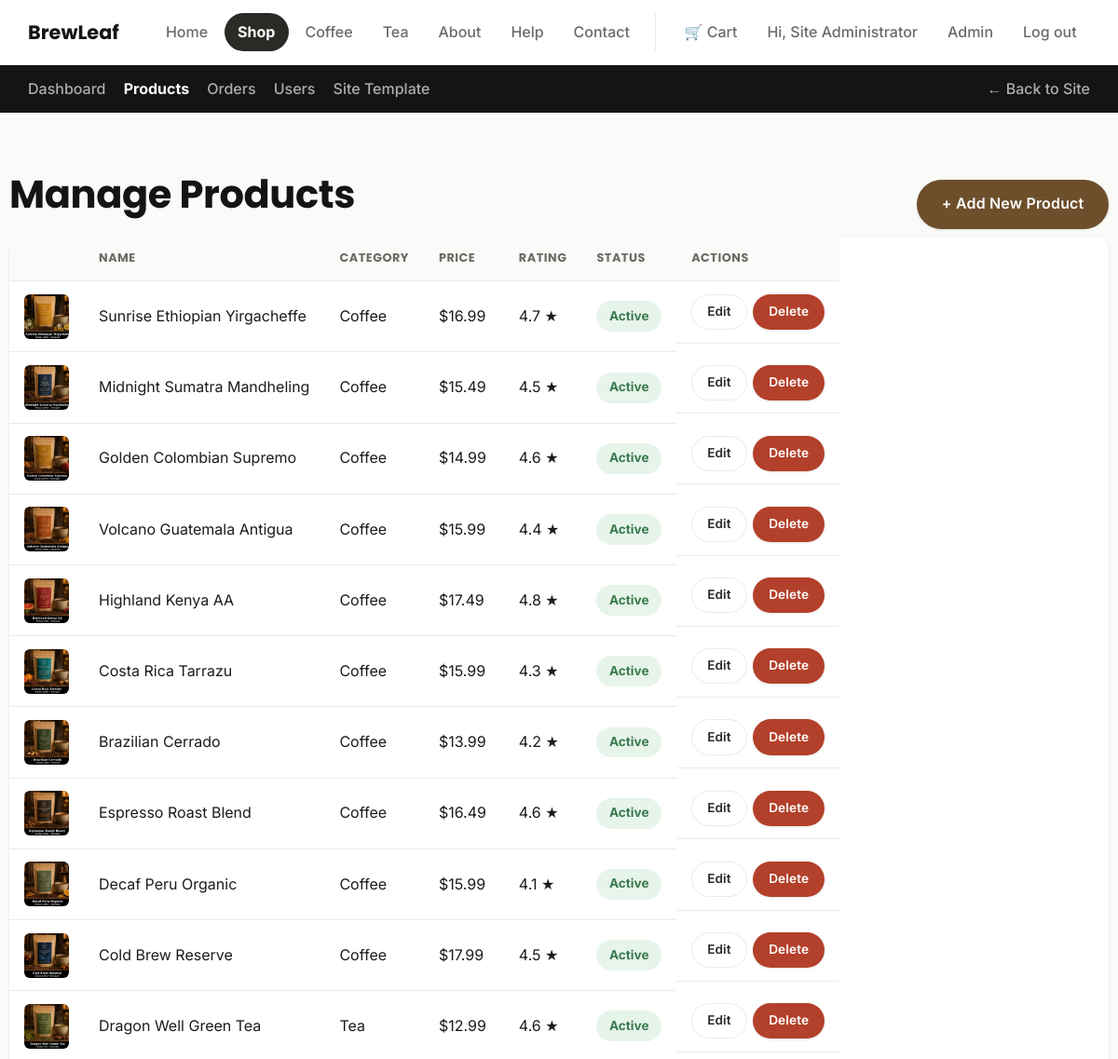
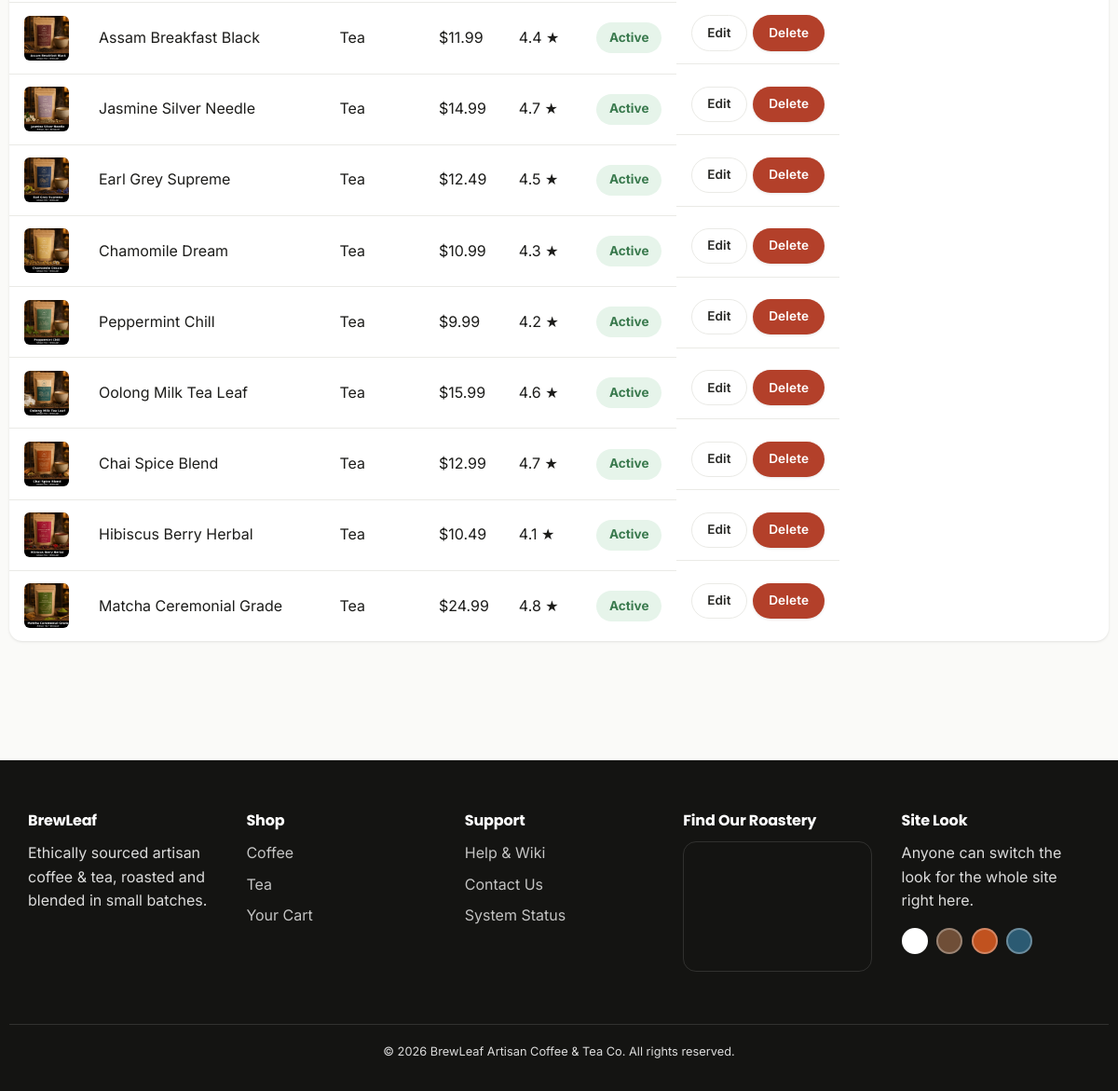
/admin/products.php (signed in), run on the app's committed database (2 pictures, top to bottom).
### tables this page shows
CREATE TABLE products (
    id              INT UNSIGNED AUTO_INCREMENT PRIMARY KEY,
    name            VARCHAR(120) NOT NULL,
    slug            VARCHAR(140) NOT NULL UNIQUE,
    category        ENUM('coffee','tea') NOT NULL,
    origin          VARCHAR(80)  NOT NULL,
    description     TEXT NOT NULL,
    base_price      DECIMAL(6,2) NOT NULL,
    image           VARCHAR(255) NOT NULL,
    rating_avg      DECIMAL(2,1) NOT NULL DEFAULT 0.0,
    rating_count    INT UNSIGNED NOT NULL DEFAULT 0,
    is_active       TINYINT(1) NOT NULL DEFAULT 1,
    created_at      TIMESTAMP NOT NULL DEFAULT CURRENT_TIMESTAMP
);

CREATE TABLE site_settings (
    setting_key     VARCHAR(60) PRIMARY KEY,
    setting_value   VARCHAR(255) NOT NULL
);

### includes/functions.php (called while the page is built, shortened)
<?php
function h(?string $value): string
{
    return htmlspecialchars($value ?? '', ENT_QUOTES, 'UTF-8');
}
function money(float $amount): string
{
    return '$' . number_format($amount, 2);
}

### admin/products.php (the view, shortened to what this page needs)
<?php
require_once __DIR__ . '/../config/db.php';
require_once __DIR__ . '/../includes/functions.php';
$products = $conn->query('SELECT id, name, category, base_price, image, is_active, rating_avg FROM products ORDER BY id');
require_once __DIR__ . '/../includes/header.php';
require_once __DIR__ . '/../includes/admin-nav.php';
?>
<section class="section container">
  <div class="header-row">
    <h1>Manage Products</h1>
    <a href="product-edit.php" class="btn btn-accent">+ Add New Product</a>
  </div>
  <table>
    <thead><tr><th></th><th>Name</th><th>Category</th><th>Price</th><th>Rating</th><th>Status</th><th>Actions</th></tr></thead>
    <tbody>
      <?php while ($p = $products->fetch_assoc()): ?>
        <tr>
          <td><img src="<?= h($p['image']) ?>" alt="" class="table-thumb"></td>
          <td><?= h($p['name']) ?></td>
          <td><?= h(ucfirst($p['category'])) ?></td>
          <td><?= money((float) $p['base_price']) ?></td>
          <td><?= h($p['rating_avg']) ?> &#9733;</td>
          <td><span class="status-pill status-<?= $p['is_active'] ? 'online' : 'offline' ?>"><?= $p['is_active'] ? 'Active' : 'Hidden' ?></span></td>
          <td class="table-actions">
            <a class="btn btn-sm btn-outline" href="product-edit.php?id=<?= (int) $p['id'] ?>">Edit</a>
            <form method="post" action="products.php" data-confirm="Delete this product permanently?">
              <button type="submit" class="btn btn-sm btn-danger">Delete</button>
            </form>
          </td>
        </tr>
      <?php endwhile; ?>
    </tbody>
  </table>
</section>
<?php require_once __DIR__ . '/../includes/footer.php'; ?>

### assets/css/variables.css (style rules this page uses)
:root { --color-bg: #faf7f2; --color-surface: #ffffff; --color-text: #2b2320; --color-text-muted: #6b5f57; --color-primary: #6f4e37; --color-primary-dark: #4a3225; --color-accent: #c98a3b; --color-accent-dark: #966732; --color-border: #e7ddd2; --color-success: #3a7a4e; --color-success-bg: #e6f4ea; --color-success-border: #bfe3c9; --color-danger: #b3402a; --color-danger-bg: #fbe9e5; --color-danger-border: #f0c3b8; --font-heading: 'Poppins', 'Segoe UI', sans-serif; --font-body: 'Inter', 'Segoe UI', sans-serif; --radius-sm: 8px; --radius: 14px; --radius-lg: 22px; --shadow-sm: 0 1px 3px rgba(0, 0, 0, .1); --shadow-md: 0 10px 28px -8px rgba(0, 0, 0, .22); --shadow-lg: 0 24px 48px -12px rgba(0, 0, 0, .28); --transition: 180ms ease; --transition-slow: 320ms ease-out; }

### assets/css/theme-white.css (style rules this page uses)
:root { --color-bg: #fafaf8; --color-surface: #ffffff; --color-text: #1c1c1a; --color-text-muted: #6b6b66; --color-primary: #2a2a27; --color-primary-dark: #141412; --color-accent: #ffffff; --color-accent-dark: #6d4f2c; --color-border: #eaeae6; }

### assets/css/base.css (style rules this page uses)
*, *::before, *::after { box-sizing: border-box; }
html { scroll-behavior: smooth; }
html, body { margin: 0; padding: 0; }
img { max-width: 100%; display: block; }
a { color: inherit; text-decoration: none; }
button { font: inherit; cursor: pointer; }
body { background: var(--color-bg); color: var(--color-text); font-family: var(--font-body); line-height: 1.6; -webkit-font-smoothing: antialiased; }
h1, h2, h3, h4 { font-family: var(--font-heading); color: var(--color-primary-dark); line-height: 1.15; letter-spacing: -.01em; margin: 0 0 .5em; }
h1 { font-size: 2.6rem; }
.container { width: 100%; max-width: 1180px; margin: 0 auto; padding: 0 1.25rem; }

### assets/css/buttons.css (style rules this page uses)
.btn { display: inline-flex; align-items: center; gap: .5rem; padding: .8rem 1.6rem; border-radius: 999px; border: 1px solid transparent; background: var(--color-primary-dark); color: #fff; font-weight: 600; letter-spacing: .01em; box-shadow: var(--shadow-sm); transition: transform var(--transition-slow), box-shadow var(--transition-slow), background var(--transition); }
.btn-outline { background: transparent; border-color: var(--color-border); color: var(--color-primary); box-shadow: none; }
.btn-accent { background: var(--color-accent-dark); }
.btn-danger { background: var(--color-danger); }
.btn-sm { padding: .45rem 1rem; font-size: .85rem; }

### assets/css/sections.css (style rules this page uses)
.section { padding: 4rem 0; }

### assets/css/tables.css (style rules this page uses)
table { display: block; overflow-x: auto; overflow-y: hidden; -webkit-overflow-scrolling: touch; width: 100%; border-collapse: collapse; background: var(--color-surface); border-radius: var(--radius); box-shadow: var(--shadow-sm); }
th, td { text-align: left; padding: .85rem 1rem; border-bottom: 1px solid var(--color-border); }
th { background: var(--color-bg); font-family: var(--font-heading); font-size: .8rem; text-transform: uppercase; letter-spacing: .04em; color: var(--color-text-muted); }
tbody tr { transition: background var(--transition); }
tr:last-child td { border-bottom: none; }
.table-thumb { width: 48px; height: 48px; object-fit: cover; border-radius: 6px; }
.table-actions { display: flex; gap: .4rem; }
.status-pill { display: inline-flex; align-items: center; gap: .45rem; font-weight: 700; font-size: .85rem; padding: .35rem .85rem; border-radius: 999px; }
.status-online { background: var(--color-success-bg); color: var(--color-success); }

### assets/css/admin.css (style rules this page uses)
.header-row { display: flex; justify-content: space-between; align-items: center; flex-wrap: wrap; gap: 1rem; }

### data on the page
products: image (picture), name "Sunrise Ethiopian Yirgacheffe", category "Coffee", base_price "$16.99", rating_avg "4.7", is_active "Active"
products: image (picture), name "Midnight Sumatra Mandheling", category "Coffee", base_price "$15.49", rating_avg "4.5", is_active "Active"
products: image (picture), name "Golden Colombian Supremo", category "Coffee", base_price "$14.99", rating_avg "4.6", is_active "Active"
products: image (picture), name "Volcano Guatemala Antigua", category "Coffee", base_price "$15.99", rating_avg "4.4", is_active "Active"
products: image (picture), name "Highland Kenya AA", category "Coffee", base_price "$17.49", rating_avg "4.8", is_active "Active"
products: image (picture), name "Costa Rica Tarrazu", category "Coffee", base_price "$15.99", rating_avg "4.3", is_active "Active"
products: image (picture), name "Brazilian Cerrado", category "Coffee", base_price "$13.99", rating_avg "4.2", is_active "Active"
products: image (picture), name "Espresso Roast Blend", category "Coffee", base_price "$16.49", rating_avg "4.6", is_active "Active"
products: image (picture), name "Decaf Peru Organic", category "Coffee", base_price "$15.99", rating_avg "4.1", is_active "Active"
products: image (picture), name "Cold Brew Reserve", category "Coffee", base_price "$17.99", rating_avg "4.5", is_active "Active"
products: image (picture), name "Dragon Well Green Tea", category "Tea", base_price "$12.99", rating_avg "4.6", is_active "Active"
products: image (picture), name "Assam Breakfast Black", category "Tea", base_price "$11.99", rating_avg "4.4", is_active "Active"
products: image (picture), name "Jasmine Silver Needle", category "Tea", base_price "$14.99", rating_avg "4.7", is_active "Active"
products: image (picture), name "Earl Grey Supreme", category "Tea", base_price "$12.49", rating_avg "4.5", is_active "Active"
products: image (picture), name "Chamomile Dream", category "Tea", base_price "$10.99", rating_avg "4.3", is_active "Active"
products: image (picture), name "Peppermint Chill", category "Tea", base_price "$9.99", rating_avg "4.2", is_active "Active"
products: image (picture), name "Oolong Milk Tea Leaf", category "Tea", base_price "$15.99", rating_avg "4.6", is_active "Active"
products: image (picture), name "Chai Spice Blend", category "Tea", base_price "$12.99", rating_avg "4.7", is_active "Active"
products: image (picture), name "Hibiscus Berry Herbal", category "Tea", base_price "$10.49", rating_avg "4.1", is_active "Active"
products: image (picture), name "Matcha Ceremonial Grade", category "Tea", base_price "$24.99", rating_avg "4.8", is_active "Active"

### other printed values
$_SESSION['full_name'] "Site Administrator"
$link['label'] "Dashboard"
$link['label'] "Products"
$link['label'] "Orders"
$link['label'] "Users"
$link['label'] "Site Template"
